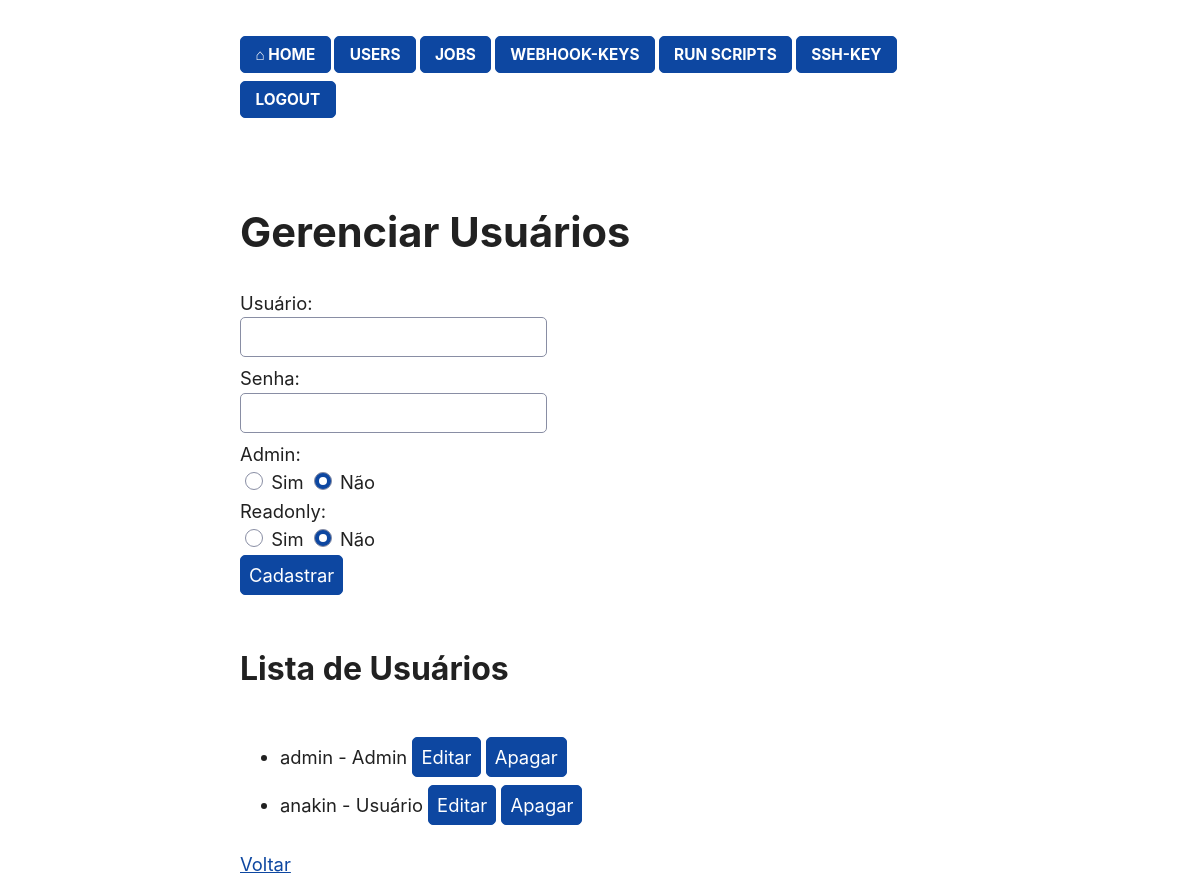
/manage_users (signed in), run on the app's committed database.
### main.py (models this page shows)
class Usuario(db.Model):
    id = db.Column(db.Integer, primary_key=True)
    usuario = db.Column(db.String(80), unique=True, nullable=False)
    senha = db.Column(db.String(200), nullable=False)
    admin = db.Column(db.Boolean, default=False)
    readonly = db.Column(db.Boolean, default=False)

### main.py (the view, shortened to what this page needs)
@app.route('/manage_users', methods=['GET', 'POST'])
def manage_users():
    if 'user_id' not in session or not session.get('admin', False) :
        return 'Acesso negado'
    usuarios = Usuario.query.all()
    return render_template('manage_users.html', usuarios=usuarios)

### templates/manage_users.html (shortened to what this page needs)
<!DOCTYPE html>
<html>
<head>
    <link rel="stylesheet" href="/static/css/simple.min.css">
</head>
<body>
    {% include 'menu.html' %}
    <h2>Gerenciar Usuários</h2>
    <form method="POST">
        <label for="usuario">Usuário:</label>
        <input type="text" id="usuario" name="usuario" required><br>
        <label for="senha">Senha:</label>
        <input type="password" id="senha" name="senha" required><br>
        <label for="admin">Admin:</label>
        <input type="radio" id="admin" name="admin" value="1"> Sim
        <input type="radio" id="admin" name="admin" value="0" checked> Não<br>
        <label for="readonly">Readonly:</label>
        <input type="radio" id="readonly" name="readonly" value="1"> Sim
        <input type="radio" id="readonly" name="readonly" value="0" checked> Não<br>
        <button type="submit">Cadastrar</button>
    </form>
    <h3>Lista de Usuários</h3>
    <ul>
        {% for user in usuarios %}
            <li>
                {{ user.usuario }} - {{ 'Admin' if user.admin else 'Usuário' }}
                <button onclick="document.getElementById('editForm{{ user.id }}').style.display='block'">Editar</button>
                <form method="POST" style="display:inline;">
                    <button type="submit">Apagar</button>
                </form>
            </li>
        {% endfor %}
    </ul>
    <a href="{{ url_for('home') }}">Voltar</a>
</body>
</html>

### templates/menu.html
<h6><nav><a class="button" href="/home" >⌂ HOME</a>  <a class="button" href="/manage_users">USERS</a>  <a class="button" href="/jobs">JOBS</a>  <a class="button" href="/webhook-key">WEBHOOK-KEYS</a>  <a class="button" href="/executa">RUN SCRIPTS</a>  <a class="button" href="/ssh-key/">SSH-KEY</a> <a class="button" href="/logout">LOGOUT</a> </nav> </h6>

### data on the page
Usuario: usuario "admin", admin "Admin"
Usuario: usuario "anakin", admin "Usuário"
